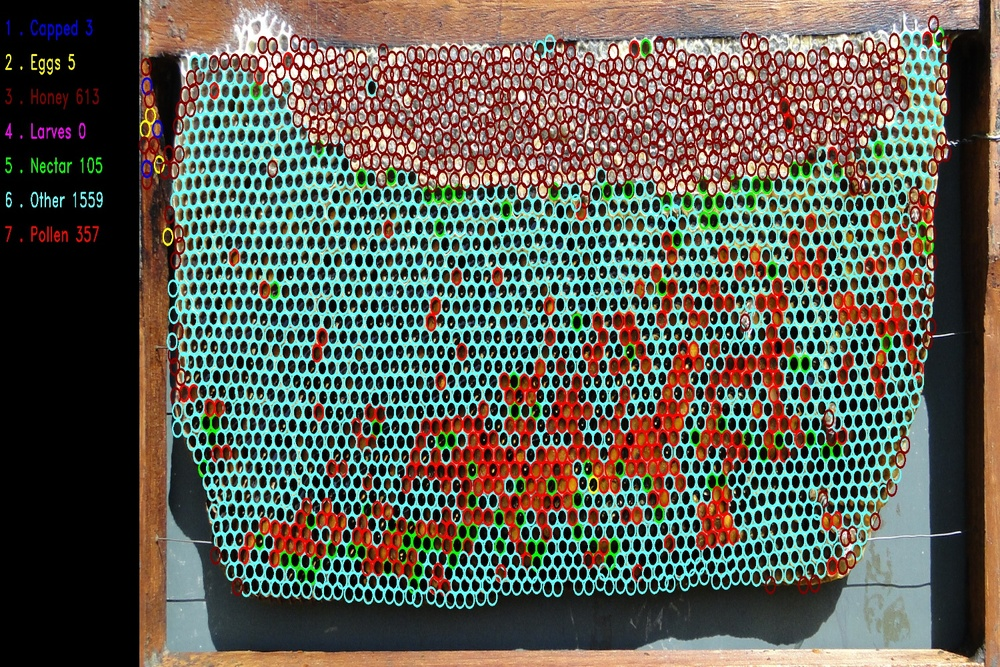
#> input picture Trabalho Conclusão de Curso/DeepB/1.jpg, 1000 x 667 px, shrunk from 1500 x 1000 before the run, found by its file name
$ python 'Filtro Negativo.py'
#> lines starting #> are read from the running program, lines starting #| are printed output that depends on the picture
import cv2
#Filtro para remover ou suavizar ruídos da imagem.
path= r'C:\Users\Windows\Desktop\PDI\1.jpg'

img = cv2.imread(path)
#> img is the input picture: shape (667, 1000, 3); mean B, G, R 83.7, 94.2, 94
img_not = cv2.bitwise_not(img)
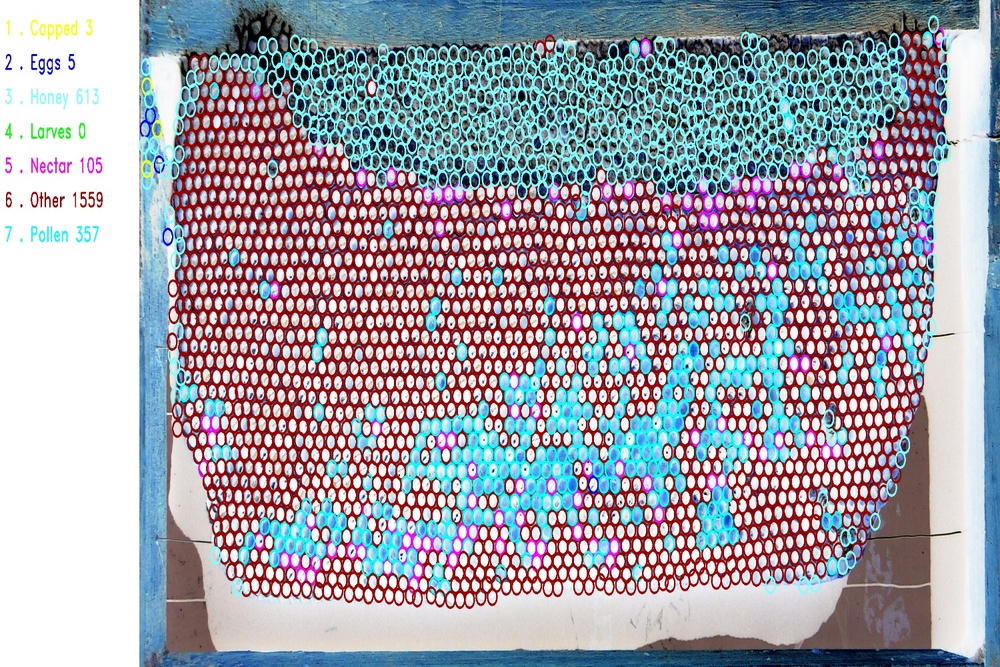
#> img_not: shape (667, 1000, 3); mean B, G, R 171.3, 160.8, 161
cv2.imwrite("negativo.jpg",img_not)

$ run again, with Trabalho Conclusão de Curso/DeepB/2.jpg copied over Trabalho Conclusão de Curso/DeepB/1.jpg
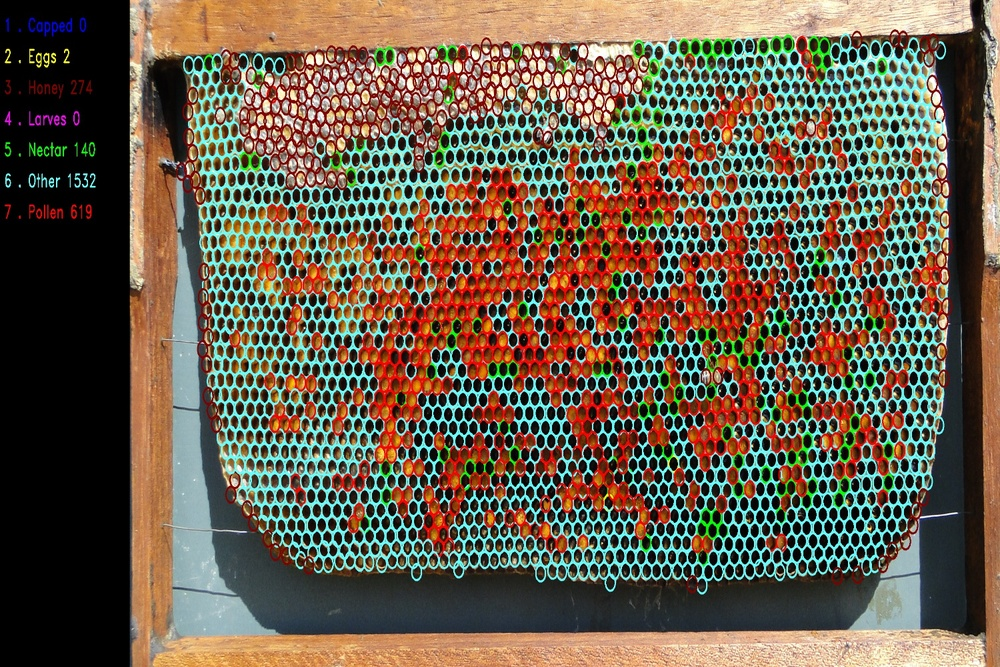
#> input picture Trabalho Conclusão de Curso/DeepB/2.jpg, 1000 x 667 px, shrunk from 1500 x 1000 before the run, found by its file name
#> img is the input picture: shape (667, 1000, 3); mean B, G, R 75.2, 92.8, 104.5
#> `img_not = cv2.bitwise_not(img)`:
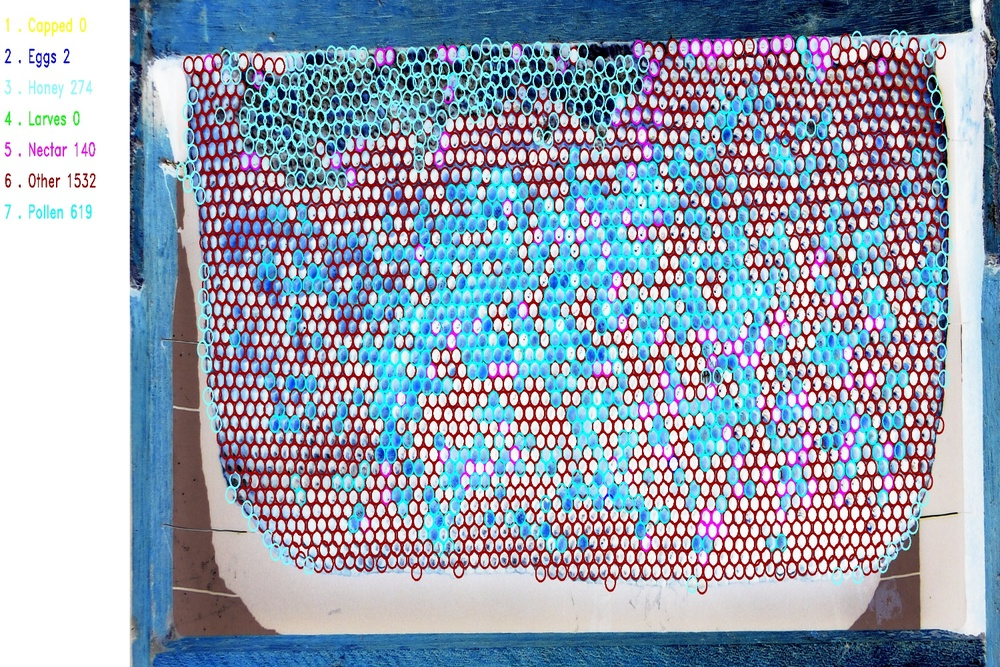
#> img_not: shape (667, 1000, 3); mean B, G, R 179.8, 162.2, 150.5

$ run again, with Trabalho Conclusão de Curso/DeepB/3.JPG copied over Trabalho Conclusão de Curso/DeepB/1.jpg
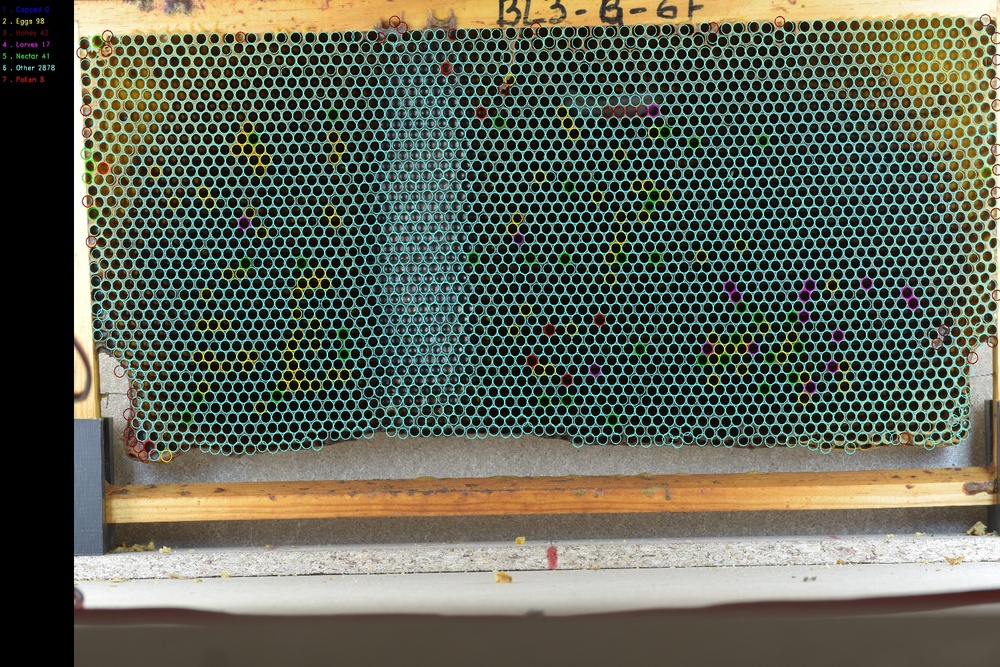
#> input picture Trabalho Conclusão de Curso/DeepB/3.JPG, 1000 x 667 px, shrunk from 1500 x 1000 before the run, found by its file name
#> img is the input picture: shape (667, 1000, 3); mean B, G, R 88.1, 101.9, 96.4
#> `img_not = cv2.bitwise_not(img)`:
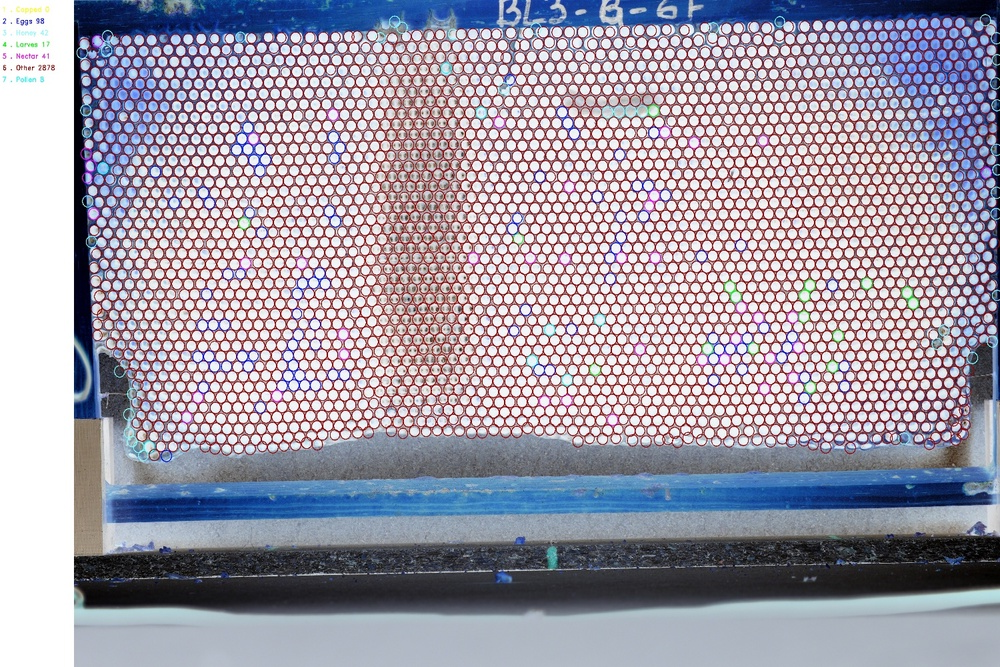
#> img_not: shape (667, 1000, 3); mean B, G, R 166.9, 153.1, 158.6

$ run again, with Trabalho Conclusão de Curso/DeepB/4.JPG copied over Trabalho Conclusão de Curso/DeepB/1.jpg
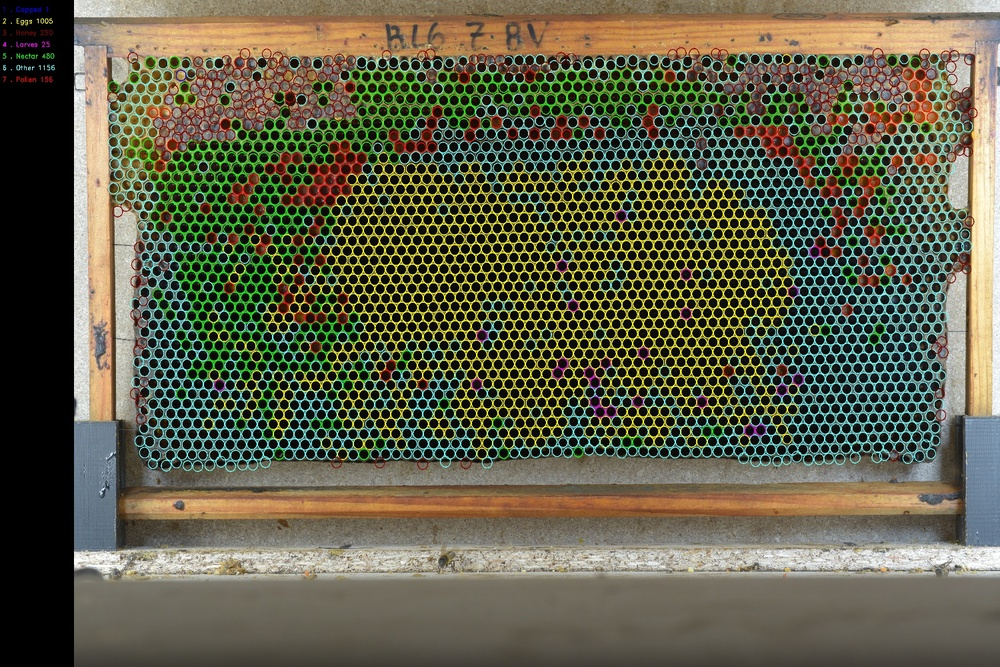
#> input picture Trabalho Conclusão de Curso/DeepB/4.JPG, 1000 x 667 px, shrunk from 1500 x 1000 before the run, found by its file name
#> img is the input picture: shape (667, 1000, 3); mean B, G, R 73.4, 95.2, 96.2
#> `img_not = cv2.bitwise_not(img)`:
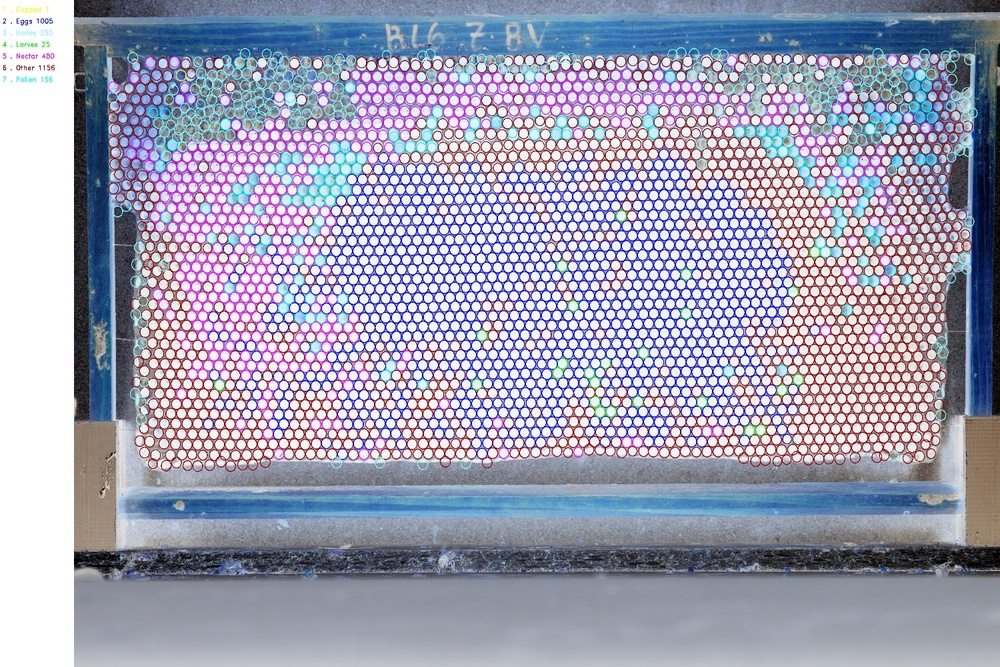
#> img_not: shape (667, 1000, 3); mean B, G, R 181.6, 159.8, 158.8
